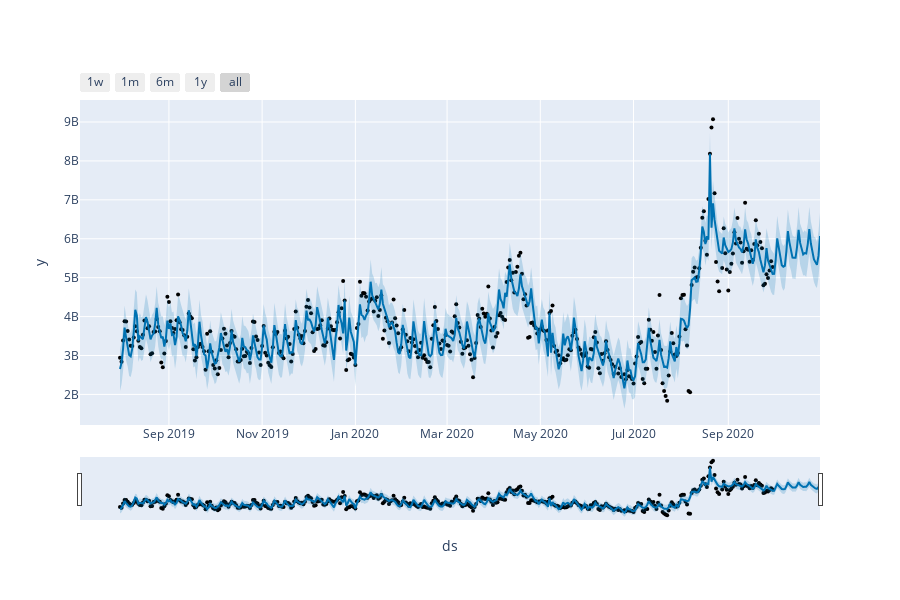

Notebook code cell kept with this figure:
### Code cell
#Visualize Result
plot_plotly(model_echannel_regressor, forecast_echannel_regressor)

### Figure 1 — Plotly figure (JSON) as saved in the notebook; plotly's stock layout.template omitted (floating-point values rounded to 4 significant figures; data arrays with more than 128 entries replaced by an {"elided": "..."} marker saying what was removed)
{"data": [{"marker": {"color": "black", "size": 4}, "mode": "markers", "name": "Actual", "type": "scatter", "x": {"elided": "425 str values"}, "y": {"elided": "425 int values"}}, {"hoverinfo": "skip", "line": {"width": 0}, "mode": "lines", "type": "scatter", "x": {"elided": "456 str values"}, "y": {"elided": "456 float values"}}, {"fill": "tonexty", "fillcolor": "rgba(0, 114, 178, 0.2)", "line": {"color": "#0072B2", "width": 2}, "mode": "lines", "name": "Predicted", "type": "scatter", "x": {"elided": "456 str values"}, "y": {"elided": "456 float values"}}, {"fill": "tonexty", "fillcolor": "rgba(0, 114, 178, 0.2)", "hoverinfo": "skip", "line": {"width": 0}, "mode": "lines", "type": "scatter", "x": {"elided": "456 str values"}, "y": {"elided": "456 float values"}}], "layout": {"height": 600, "showlegend": false, "width": 900, "xaxis": {"rangeselector": {"buttons": [{"count": 7, "label": "1w", "step": "day", "stepmode": "backward"}, {"count": 1, "label": "1m", "step": "month", "stepmode": "backward"}, {"count": 6, "label": "6m", "step": "month", "stepmode": "backward"}, {"count": 1, "label": "1y", "step": "year", "stepmode": "backward"}, {"step": "all"}]}, "rangeslider": {"visible": true}, "title": {"text": "ds"}, "type": "date"}, "yaxis": {"title": {"text": "y"}}}}
